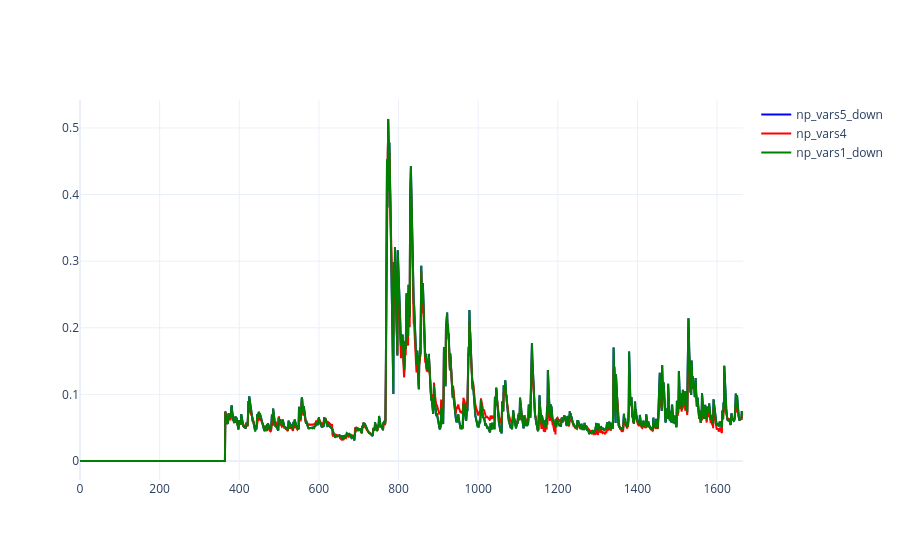

This figure's notebook cell:
### Code cell
import plotly.graph_objects as go

fig = go.Figure()

fig.add_trace(go.Scatter(y=np_vars5_down, mode='lines', name='np_vars5_down', line=dict(color='blue')))  # [web:3]
fig.add_trace(go.Scatter(y=np_vars4,      mode='lines', name='np_vars4',      line=dict(color='red')))   # [web:3]
fig.add_trace(go.Scatter(y=np_vars1_down, mode='lines', name='np_vars1_down', line=dict(color='green'))) # [web:3]

fig.update_layout(template='plotly_white', showlegend=True)  # [web:3]
fig.show()  # [web:3]

a = np_vars4 - np_vars5_down
print(np.std(a))

### Figure 1 — Plotly figure (JSON) as saved in the notebook; plotly's stock layout.template omitted (floating-point values rounded to 4 significant figures; data arrays with more than 128 entries replaced by an {"elided": "..."} marker saying what was removed)
{"data": [{"line": {"color": "blue"}, "mode": "lines", "name": "np_vars5_down", "type": "scatter", "y": {"elided": "1666 float values"}}, {"line": {"color": "red"}, "mode": "lines", "name": "np_vars4", "type": "scatter", "y": {"elided": "1666 float values"}}, {"line": {"color": "green"}, "mode": "lines", "name": "np_vars1_down", "type": "scatter", "y": {"elided": "1666 float values"}}], "layout": {"showlegend": true}}
